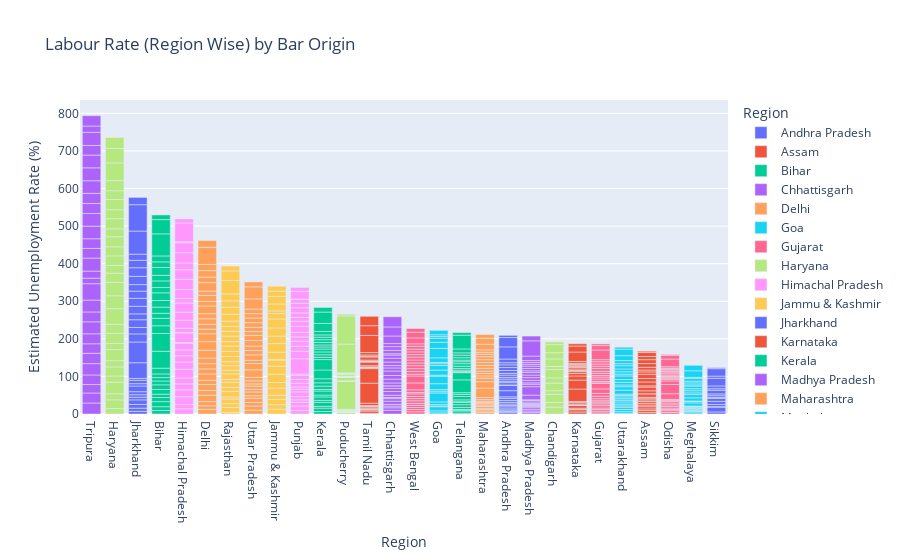

Notebook code for this chart:
### Code cell
labour = px.bar(df,x=x,y=y,color='Region',title='Labour Rate (Region Wise) by Bar Origin',template='plotly')
labour.update_layout(xaxis={'categoryorder':'total descending'})
labour.show()

### Figure 1 — Plotly figure (JSON) as saved in the notebook; plotly's stock layout.template omitted (floating-point values rounded to 4 significant figures)
{"data": [{"hovertemplate": "Region=%{x}<br> Estimated Unemployment Rate (%)=%{y}<extra></extra>", "legendgroup": "Andhra Pradesh", "marker": {"color": "#636efa", "pattern": {"shape": ""}}, "name": "Andhra Pradesh", "orientation": "v", "showlegend": true, "textposition": "auto", "type": "bar", "x": ["Andhra Pradesh", "Andhra Pradesh", "Andhra Pradesh", "Andhra Pradesh", "Andhra Pradesh", "Andhra Pradesh", "Andhra Pradesh", "Andhra Pradesh", "Andhra Pradesh", "Andhra Pradesh", "Andhra Pradesh", "Andhra Pradesh", "Andhra Pradesh", "Andhra Pradesh", "Andhra Pradesh", "Andhra Pradesh", "Andhra Pradesh", "Andhra Pradesh", "Andhra Pradesh", "Andhra Pradesh", "Andhra Pradesh", "Andhra Pradesh", "Andhra Pradesh", "Andhra Pradesh", "Andhra Pradesh", "Andhra Pradesh", "Andhra Pradesh", "Andhra Pradesh"], "xaxis": "x", "y": [3.65, 3.05, 3.75, 3.32, 5.17, 3.52, 4.12, 4.38, 4.84, 5.91, 4.06, 16.29, 14.46, 0.85, 6.09, 3.8, 5.64, 4.61, 6.01, 4.7, 7.54, 7.88, 7.11, 5.66, 9.88, 32.3, 24.91, 5.86], "yaxis": "y"}, {"hovertemplate": "Region=%{x}<br> Estimated Unemployment Rate (%)=%{y}<extra></extra>", "legendgroup": "Assam", "marker": {"color": "#EF553B", "pattern": {"shape": ""}}, "name": "Assam", "orientation": "v", "showlegend": true, "textposition": "auto", "type": "bar", "x": ["Assam", "Assam", "Assam", "Assam", "Assam", "Assam", "Assam", "Assam", "Assam", "Assam", "Assam", "Assam", "Assam", "Assam", "Assam", "Assam", "Assam", "Assam", "Assam", "Assam", "Assam", "Assam", "Assam", "Assam", "Assam", "Assam"], "xaxis": "x", "y": [4.29, 5.08, 4.26, 5.79, 4.46, 4.65, 4.66, 4.29, 3.26, 3.77, 9.38, 0.0, 7.87, 9.89, 3.21, 10.39, 9.26, 11.17, 6.31, 5.02, 7.24, 9.98, 10.34, 8.37, 10.77, 3.42], "yaxis": "y"}, {"hovertemplate": "Region=%{x}<br> Estimated Unemployment Rate (%)=%{y}<extra></extra>", "legendgroup": "Bihar", "marker": {"color": "#00cc96", "pattern": {"shape": ""}}, "name": "Bihar", "orientation": "v", "showlegend": true, "textposition": "auto", "type": "bar", "x": ["Bihar", "Bihar", "Bihar", "Bihar", "Bihar", "Bihar", "Bihar", "Bihar", "Bihar", "Bihar", "Bihar", "Bihar", "Bihar", "Bihar", "Bihar", "Bihar", "Bihar", "Bihar", "Bihar", "Bihar", "Bihar", "Bihar", "Bihar", "Bihar", "Bihar", "Bihar", "Bihar", "Bihar"], "xaxis": "x", "y": [9.27, 10.2, 13.44, 11.0, 8.87, 12.47, 12.4, 10.16, 9.13, 9.61, 15.39, 45.09, 47.26, 20.49, 19.9, 13.29, 16.41, 17.66, 20.46, 14.06, 17.62, 14.91, 20.69, 15.11, 15.73, 58.77, 37.87, 12.45], "yaxis": "y"}, {"hovertemplate": "Region=%{x}<br> Estimated Unemployment Rate (%)=%{y}<extra></extra>", "legendgroup": "Chhattisgarh", "marker": {"color": "#ab63fa", "pattern": {"shape": ""}}, "name": "Chhattisgarh", "orientation": "v", "showlegend": true, "textposition": "auto", "type": "bar", "x": ["Chhattisgarh", "Chhattisgarh", "Chhattisgarh", "Chhattisgarh", "Chhattisgarh", "Chhattisgarh", "Chhattisgarh", "Chhattisgarh", "Chhattisgarh", "Chhattisgarh", "Chhattisgarh", "Chhattisgarh", "Chhattisgarh", "Chhattisgarh", "Chhattisgarh", "Chhattisgarh", "Chhattisgarh", "Chhattisgarh", "Chhattisgarh", "Chhattisgarh", "Chhattisgarh", "Chhattisgarh", "Chhattisgarh", "Chhattisgarh", "Chhattisgarh", "Chhattisgarh", "Chhattisgarh", "Chhattisgarh"], "xaxis": "x", "y": [9.82, 6.76, 4.54, 4.64, 8.33, 6.96, 2.77, 6.11, 9.89, 7.89, 7.31, 0.0, 7.64, 10.14, 9.77, 11.77, 8.17, 6.29, 9.46, 10.27, 8.32, 3.57, 9.01, 9.79, 8.21, 20.13, 24.1, 27.07], "yaxis": "y"}, {"hovertemplate": "Region=%{x}<br> Estimated Unemployment Rate (%)=%{y}<extra></extra>", "legendgroup": "Delhi", "marker": {"color": "#FFA15A", "pattern": {"shape": ""}}, "name": "Delhi", "orientation": "v", "showlegend": true, "textposition": "auto", "type": "bar", "x": ["Delhi", "Delhi", "Delhi", "Delhi", "Delhi", "Delhi", "Delhi", "Delhi", "Delhi", "Delhi", "Delhi", "Delhi", "Delhi", "Delhi", "Delhi", "Delhi", "Delhi", "Delhi", "Delhi", "Delhi", "Delhi", "Delhi", "Delhi", "Delhi", "Delhi", "Delhi", "Delhi", "Delhi"], "xaxis": "x", "y": [12.56, 9.33, 11.07, 17.18, 12.5, 15.84, 11.11, 16.97, 13.48, 13.81, 15.18, 20.69, 22.76, 21.14, 12.31, 12.76, 14.68, 13.52, 20.59, 12.41, 16.11, 11.07, 22.45, 14.86, 17.09, 16.51, 45.78, 18.11], "yaxis": "y"}, {"hovertemplate": "Region=%{x}<br> Estimated Unemployment Rate (%)=%{y}<extra></extra>", "legendgroup": "Goa", "marker": {"color": "#19d3f3", "pattern": {"shape": ""}}, "name": "Goa", "orientation": "v", "showlegend": true, "textposition": "auto", "type": "bar", "x": ["Goa", "Goa", "Goa", "Goa", "Goa", "Goa", "Goa", "Goa", "Goa", "Goa", "Goa", "Goa", "Goa", "Goa", "Goa", "Goa", "Goa", "Goa", "Goa", "Goa", "Goa", "Goa", "Goa", "Goa"], "xaxis": "x", "y": [2.91, 5.45, 10.98, 1.98, 3.61, 7.21, 23.71, 3.54, 5.38, 0.0, 15.91, 20.0, 2.75, 13.33, 12.28, 4.9, 3.16, 12.31, 25.2, 16.22, 10.92, 4.31, 4.76, 11.76], "yaxis": "y"}, {"hovertemplate": "Region=%{x}<br> Estimated Unemployment Rate (%)=%{y}<extra></extra>", "legendgroup": "Gujarat", "marker": {"color": "#FF6692", "pattern": {"shape": ""}}, "name": "Gujarat", "orientation": "v", "showlegend": true, "textposition": "auto", "type": "bar", "x": ["Gujarat", "Gujarat", "Gujarat", "Gujarat", "Gujarat", "Gujarat", "Gujarat", "Gujarat", "Gujarat", "Gujarat", "Gujarat", "Gujarat", "Gujarat", "Gujarat", "Gujarat", "Gujarat", "Gujarat", "Gujarat", "Gujarat", "Gujarat", "Gujarat", "Gujarat", "Gujarat", "Gujarat", "Gujarat", "Gujarat", "Gujarat", "Gujarat"], "xaxis": "x", "y": [2.88, 4.77, 4.58, 3.7, 6.29, 4.91, 4.68, 3.46, 5.35, 6.64, 7.59, 12.0, 14.58, 1.41, 4.09, 6.31, 5.15, 4.2, 5.96, 5.45, 7.53, 5.71, 5.82, 6.04, 5.39, 25.94, 11.62, 4.54], "yaxis": "y"}, {"hovertemplate": "Region=%{x}<br> Estimated Unemployment Rate (%)=%{y}<extra></extra>", "legendgroup": "Haryana", "marker": {"color": "#B6E880", "pattern": {"shape": ""}}, "name": "Haryana", "orientation": "v", "showlegend": true, "textposition": "auto", "type": "bar", "x": ["Haryana", "Haryana", "Haryana", "Haryana", "Haryana", "Haryana", "Haryana", "Haryana", "Haryana", "Haryana", "Haryana", "Haryana", "Haryana", "Haryana", "Haryana", "Haryana", "Haryana", "Haryana", "Haryana", "Haryana", "Haryana", "Haryana", "Haryana", "Haryana", "Haryana", "Haryana", "Haryana", "Haryana"], "xaxis": "x", "y": [14.54, 23.08, 16.22, 30.94, 16.36, 24.17, 16.59, 29.56, 16.21, 27.19, 23.92, 41.61, 34.22, 35.57, 24.67, 20.42, 25.45, 24.19, 26.84, 21.04, 27.06, 23.65, 27.24, 23.29, 27.14, 46.89, 38.46, 29.41], "yaxis": "y"}, {"hovertemplate": "Region=%{x}<br> Estimated Unemployment Rate (%)=%{y}<extra></extra>", "legendgroup": "Himachal Pradesh", "marker": {"color": "#FF97FF", "pattern": {"shape": ""}}, "name": "Himachal Pradesh", "orientation": "v", "showlegend": true, "textposition": "auto", "type": "bar", "x": ["Himachal Pradesh", "Himachal Pradesh", "Himachal Pradesh", "Himachal Pradesh", "Himachal Pradesh", "Himachal Pradesh", "Himachal Pradesh", "Himachal Pradesh", "Himachal Pradesh", "Himachal Pradesh", "Himachal Pradesh", "Himachal Pradesh", "Himachal Pradesh", "Himachal Pradesh", "Himachal Pradesh", "Himachal Pradesh", "Himachal Pradesh", "Himachal Pradesh", "Himachal Pradesh", "Himachal Pradesh", "Himachal Pradesh", "Himachal Pradesh", "Himachal Pradesh", "Himachal Pradesh", "Himachal Pradesh", "Himachal Pradesh", "Himachal Pradesh", "Himachal Pradesh"], "xaxis": "x", "y": [13.68, 11.43, 20.59, 18.56, 15.98, 15.81, 22.86, 19.46, 16.67, 15.42, 17.71, 2.13, 25.64, 1.12, 10.88, 21.43, 21.51, 24.48, 12.0, 23.77, 27.27, 25.32, 18.15, 27.31, 26.44, 2.7, 50.0, 10.81], "yaxis": "y"}, {"hovertemplate": "Region=%{x}<br> Estimated Unemployment Rate (%)=%{y}<extra></extra>", "legendgroup": "Jammu & Kashmir", "marker": {"color": "#FECB52", "pattern": {"shape": ""}}, "name": "Jammu & Kashmir", "orientation": "v", "showlegend": true, "textposition": "auto", "type": "bar", "x": ["Jammu & Kashmir", "Jammu & Kashmir", "Jammu & Kashmir", "Jammu & Kashmir", "Jammu & Kashmir", "Jammu & Kashmir", "Jammu & Kashmir", "Jammu & Kashmir", "Jammu & Kashmir", "Jammu & Kashmir", "Jammu & Kashmir", "Jammu & Kashmir", "Jammu & Kashmir", "Jammu & Kashmir", "Jammu & Kashmir", "Jammu & Kashmir", "Jammu & Kashmir", "Jammu & Kashmir", "Jammu & Kashmir", "Jammu & Kashmir", "Jammu & Kashmir"], "xaxis": "x", "y": [12.78, 12.09, 13.67, 11.32, 19.27, 14.73, 22.19, 21.23, 16.0, 2.22, 18.97, 23.04, 19.88, 21.55, 24.06, 14.29, 7.02, 18.54, 19.86, 14.29, 12.96], "yaxis": "y"}, {"hovertemplate": "Region=%{x}<br> Estimated Unemployment Rate (%)=%{y}<extra></extra>", "legendgroup": "Jharkhand", "marker": {"color": "#636efa", "pattern": {"shape": ""}}, "name": "Jharkhand", "orientation": "v", "showlegend": true, "textposition": "auto", "type": "bar", "x": ["Jharkhand", "Jharkhand", "Jharkhand", "Jharkhand", "Jharkhand", "Jharkhand", "Jharkhand", "Jharkhand", "Jharkhand", "Jharkhand", "Jharkhand", "Jharkhand", "Jharkhand", "Jharkhand", "Jharkhand", "Jharkhand", "Jharkhand", "Jharkhand", "Jharkhand", "Jharkhand", "Jharkhand", "Jharkhand", "Jharkhand", "Jharkhand", "Jharkhand", "Jharkhand", "Jharkhand", "Jharkhand"], "xaxis": "x", "y": [7.11, 8.46, 9.98, 12.06, 7.12, 6.57, 8.07, 15.15, 6.16, 9.06, 5.01, 41.72, 55.1, 21.53, 17.23, 20.51, 15.67, 20.25, 21.16, 19.05, 17.34, 22.01, 22.96, 19.67, 16.4, 61.48, 70.17, 19.38], "yaxis": "y"}, {"hovertemplate": "Region=%{x}<br> Estimated Unemployment Rate (%)=%{y}<extra></extra>", "legendgroup": "Karnataka", "marker": {"color": "#EF553B", "pattern": {"shape": ""}}, "name": "Karnataka", "orientation": "v", "showlegend": true, "textposition": "auto", "type": "bar", "x": ["Karnataka", "Karnataka", "Karnataka", "Karnataka", "Karnataka", "Karnataka", "Karnataka", "Karnataka", "Karnataka", "Karnataka", "Karnataka", "Karnataka", "Karnataka", "Karnataka", "Karnataka", "Karnataka", "Karnataka", "Karnataka", "Karnataka", "Karnataka", "Karnataka", "Karnataka", "Karnataka", "Karnataka", "Karnataka", "Karnataka", "Karnataka", "Karnataka"], "xaxis": "x", "y": [5.46, 5.98, 0.52, 0.37, 3.2, 7.13, 1.19, 0.41, 2.57, 4.11, 2.39, 33.17, 23.72, 10.92, 6.56, 5.0, 2.29, 1.27, 3.57, 3.87, 3.44, 1.56, 3.31, 2.88, 4.92, 25.12, 15.88, 6.12], "yaxis": "y"}, {"hovertemplate": "Region=%{x}<br> Estimated Unemployment Rate (%)=%{y}<extra></extra>", "legendgroup": "Kerala", "marker": {"color": "#00cc96", "pattern": {"shape": ""}}, "name": "Kerala", "orientation": "v", "showlegend": true, "textposition": "auto", "type": "bar", "x": ["Kerala", "Kerala", "Kerala", "Kerala", "Kerala", "Kerala", "Kerala", "Kerala", "Kerala", "Kerala", "Kerala", "Kerala", "Kerala", "Kerala", "Kerala", "Kerala", "Kerala", "Kerala", "Kerala", "Kerala", "Kerala", "Kerala", "Kerala", "Kerala", "Kerala", "Kerala", "Kerala", "Kerala"], "xaxis": "x", "y": [6.63, 9.0, 4.95, 10.32, 5.35, 9.14, 5.0, 10.77, 4.11, 8.91, 8.85, 10.71, 23.38, 27.66, 6.11, 6.67, 7.58, 7.69, 5.52, 5.35, 6.71, 7.31, 6.65, 6.08, 9.14, 21.43, 30.28, 12.17], "yaxis": "y"}, {"hovertemplate": "Region=%{x}<br> Estimated Unemployment Rate (%)=%{y}<extra></extra>", "legendgroup": "Madhya Pradesh", "marker": {"color": "#ab63fa", "pattern": {"shape": ""}}, "name": "Madhya Pradesh", "orientation": "v", "showlegend": true, "textposition": "auto", "type": "bar", "x": ["Madhya Pradesh", "Madhya Pradesh", "Madhya Pradesh", "Madhya Pradesh", "Madhya Pradesh", "Madhya Pradesh", "Madhya Pradesh", "Madhya Pradesh", "Madhya Pradesh", "Madhya Pradesh", "Madhya Pradesh", "Madhya Pradesh", "Madhya Pradesh", "Madhya Pradesh", "Madhya Pradesh", "Madhya Pradesh", "Madhya Pradesh", "Madhya Pradesh", "Madhya Pradesh", "Madhya Pradesh", "Madhya Pradesh", "Madhya Pradesh", "Madhya Pradesh", "Madhya Pradesh", "Madhya Pradesh", "Madhya Pradesh", "Madhya Pradesh", "Madhya Pradesh"], "xaxis": "x", "y": [3.63, 4.25, 3.92, 4.94, 3.08, 2.98, 2.72, 2.94, 3.66, 4.42, 1.19, 12.5, 22.46, 6.46, 3.91, 6.38, 7.38, 6.82, 7.0, 4.4, 6.06, 6.2, 5.17, 4.96, 4.8, 11.94, 40.49, 12.72], "yaxis": "y"}, {"hovertemplate": "Region=%{x}<br> Estimated Unemployment Rate (%)=%{y}<extra></extra>", "legendgroup": "Maharashtra", "marker": {"color": "#FFA15A", "pattern": {"shape": ""}}, "name": "Maharashtra", "orientation": "v", "showlegend": true, "textposition": "auto", "type": "bar", "x": ["Maharashtra", "Maharashtra", "Maharashtra", "Maharashtra", "Maharashtra", "Maharashtra", "Maharashtra", "Maharashtra", "Maharashtra", "Maharashtra", "Maharashtra", "Maharashtra", "Maharashtra", "Maharashtra", "Maharashtra", "Maharashtra", "Maharashtra", "Maharashtra", "Maharashtra", "Maharashtra", "Maharashtra", "Maharashtra", "Maharashtra", "Maharashtra", "Maharashtra", "Maharashtra", "Maharashtra", "Maharashtra"], "xaxis": "x", "y": [3.67, 4.34, 3.66, 3.76, 4.4, 3.81, 3.68, 3.03, 3.8, 4.24, 5.38, 25.28, 16.89, 9.4, 6.08, 6.46, 6.35, 7.57, 7.6, 7.51, 7.6, 7.83, 6.67, 5.34, 6.34, 14.99, 15.92, 10.01], "yaxis": "y"}, {"hovertemplate": "Region=%{x}<br> Estimated Unemployment Rate (%)=%{y}<extra></extra>", "legendgroup": "Meghalaya", "marker": {"color": "#19d3f3", "pattern": {"shape": ""}}, "name": "Meghalaya", "orientation": "v", "showlegend": true, "textposition": "auto", "type": "bar", "x": ["Meghalaya", "Meghalaya", "Meghalaya", "Meghalaya", "Meghalaya", "Meghalaya", "Meghalaya", "Meghalaya", "Meghalaya", "Meghalaya", "Meghalaya", "Meghalaya", "Meghalaya", "Meghalaya", "Meghalaya", "Meghalaya", "Meghalaya", "Meghalaya", "Meghalaya", "Meghalaya", "Meghalaya", "Meghalaya", "Meghalaya", "Meghalaya", "Meghalaya", "Meghalaya", "Meghalaya"], "xaxis": "x", "y": [3.16, 4.23, 1.03, 0.52, 0.24, 3.7, 1.5, 1.8, 0.97, 2.76, 1.28, 8.38, 3.73, 1.35, 8.4, 8.66, 4.43, 5.8, 5.3, 7.2, 3.02, 5.21, 4.76, 7.37, 2.8, 17.39, 14.58], "yaxis": "y"}, {"hovertemplate": "Region=%{x}<br> Estimated Unemployment Rate (%)=%{y}<extra></extra>", "legendgroup": "Odisha", "marker": {"color": "#FF6692", "pattern": {"shape": ""}}, "name": "Odisha", "orientation": "v", "showlegend": true, "textposition": "auto", "type": "bar", "x": ["Odisha", "Odisha", "Odisha", "Odisha", "Odisha", "Odisha", "Odisha", "Odisha", "Odisha", "Odisha", "Odisha", "Odisha", "Odisha", "Odisha", "Odisha", "Odisha", "Odisha", "Odisha", "Odisha", "Odisha", "Odisha", "Odisha", "Odisha", "Odisha", "Odisha", "Odisha", "Odisha", "Odisha"], "xaxis": "x", "y": [4.17, 4.71, 3.31, 3.68, 4.31, 4.28, 4.72, 4.67, 1.81, 3.31, 15.09, 24.48, 9.45, 4.59, 2.95, 2.63, 1.78, 3.5, 3.78, 4.5, 2.23, 3.36, 2.28, 2.19, 3.96, 20.5, 10.0, 2.18], "yaxis": "y"}, {"hovertemplate": "Region=%{x}<br> Estimated Unemployment Rate (%)=%{y}<extra></extra>", "legendgroup": "Puducherry", "marker": {"color": "#B6E880", "pattern": {"shape": ""}}, "name": "Puducherry", "orientation": "v", "showlegend": true, "textposition": "auto", "type": "bar", "x": ["Puducherry", "Puducherry", "Puducherry", "Puducherry", "Puducherry", "Puducherry", "Puducherry", "Puducherry", "Puducherry", "Puducherry", "Puducherry", "Puducherry", "Puducherry", "Puducherry", "Puducherry", "Puducherry", "Puducherry", "Puducherry", "Puducherry", "Puducherry", "Puducherry", "Puducherry", "Puducherry", "Puducherry", "Puducherry", "Puducherry"], "xaxis": "x", "y": [0.0, 0.0, 0.0, 4.85, 0.0, 1.18, 0.0, 1.99, 0.58, 1.74, 2.31, 74.51, 1.25, 0.0, 0.0, 8.95, 1.22, 1.17, 1.37, 5.21, 0.57, 1.78, 0.62, 76.74, 75.0, 4.55], "yaxis": "y"}, {"hovertemplate": "Region=%{x}<br> Estimated Unemployment Rate (%)=%{y}<extra></extra>", "legendgroup": "Punjab", "marker": {"color": "#FF97FF", "pattern": {"shape": ""}}, "name": "Punjab", "orientation": "v", "showlegend": true, "textposition": "auto", "type": "bar", "x": ["Punjab", "Punjab", "Punjab", "Punjab", "Punjab", "Punjab", "Punjab", "Punjab", "Punjab", "Punjab", "Punjab", "Punjab", "Punjab", "Punjab", "Punjab", "Punjab", "Punjab", "Punjab", "Punjab", "Punjab", "Punjab", "Punjab", "Punjab", "Punjab", "Punjab", "Punjab", "Punjab", "Punjab"], "xaxis": "x", "y": [9.17, 12.21, 9.64, 6.69, 8.59, 12.56, 7.07, 6.13, 9.69, 10.41, 10.51, 3.69, 40.59, 20.0, 13.49, 13.17, 11.61, 11.99, 15.69, 13.75, 10.39, 11.97, 13.68, 11.99, 9.97, 1.13, 20.54, 10.55], "yaxis": "y"}, {"hovertemplate": "Region=%{x}<br> Estimated Unemployment Rate (%)=%{y}<extra></extra>", "legendgroup": "Rajasthan", "marker": {"color": "#FECB52", "pattern": {"shape": ""}}, "name": "Rajasthan", "orientation": "v", "showlegend": true, "textposition": "auto", "type": "bar", "x": ["Rajasthan", "Rajasthan", "Rajasthan", "Rajasthan", "Rajasthan", "Rajasthan", "Rajasthan", "Rajasthan", "Rajasthan", "Rajasthan", "Rajasthan", "Rajasthan", "Rajasthan", "Rajasthan", "Rajasthan", "Rajasthan", "Rajasthan", "Rajasthan", "Rajasthan", "Rajasthan", "Rajasthan", "Rajasthan", "Rajasthan", "Rajasthan", "Rajasthan", "Rajasthan", "Rajasthan", "Rajasthan"], "xaxis": "x", "y": [4.03, 13.7, 9.7, 12.5, 5.45, 14.66, 10.47, 13.96, 8.0, 14.48, 9.47, 12.25, 10.45, 13.86, 13.62, 14.36, 11.67, 14.71, 12.63, 13.02, 14.3, 18.04, 18.82, 17.02, 18.54, 35.53, 25.35, 13.04], "yaxis": "y"}, {"hovertemplate": "Region=%{x}<br> Estimated Unemployment Rate (%)=%{y}<extra></extra>", "legendgroup": "Sikkim", "marker": {"color": "#636efa", "pattern": {"shape": ""}}, "name": "Sikkim", "orientation": "v", "showlegend": true, "textposition": "auto", "type": "bar", "x": ["Sikkim", "Sikkim", "Sikkim", "Sikkim", "Sikkim", "Sikkim", "Sikkim", "Sikkim", "Sikkim", "Sikkim", "Sikkim", "Sikkim", "Sikkim", "Sikkim", "Sikkim", "Sikkim", "Sikkim"], "xaxis": "x", "y": [5.48, 13.11, 1.0, 0.0, 5.81, 8.2, 7.76, 2.56, 4.82, 4.81, 9.68, 4.04, 7.37, 20.45, 5.77, 19.75, 2.63], "yaxis": "y"}, {"hovertemplate": "Region=%{x}<br> Estimated Unemployment Rate (%)=%{y}<extra></extra>", "legendgroup": "Tamil Nadu", "marker": {"color": "#EF553B", "pattern": {"shape": ""}}, "name": "Tamil Nadu", "orientation": "v", "showlegend": true, "textposition": "auto", "type": "bar", "x": ["Tamil Nadu", "Tamil Nadu", "Tamil Nadu", "Tamil Nadu", "Tamil Nadu", "Tamil Nadu", "Tamil Nadu", "Tamil Nadu", "Tamil Nadu", "Tamil Nadu", "Tamil Nadu", "Tamil Nadu", "Tamil Nadu", "Tamil Nadu", "Tamil Nadu", "Tamil Nadu", "Tamil Nadu", "Tamil Nadu", "Tamil Nadu", "Tamil Nadu", "Tamil Nadu", "Tamil Nadu", "Tamil Nadu", "Tamil Nadu", "Tamil Nadu", "Tamil Nadu", "Tamil Nadu", "Tamil Nadu"], "xaxis": "x", "y": [0.97, 0.92, 6.01, 2.91, 1.71, 1.46, 2.46, 3.73, 1.18, 1.17, 6.36, 53.19, 38.73, 2.06, 0.89, 1.56, 3.18, 9.53, 1.86, 1.13, 2.65, 8.05, 2.05, 3.31, 6.46, 45.55, 25.95, 24.93], "yaxis": "y"}, {"hovertemplate": "Region=%{x}<br> Estimated Unemployment Rate (%)=%{y}<extra></extra>", "legendgroup": "Telangana", "marker": {"color": "#00cc96", "pattern": {"shape": ""}}, "name": "Telangana", "orientation": "v", "showlegend": true, "textposition": "auto", "type": "bar", "x": ["Telangana", "Telangana", "Telangana", "Telangana", "Telangana", "Telangana", "Telangana", "Telangana", "Telangana", "Telangana", "Telangana", "Telangana", "Telangana", "Telangana", "Telangana", "Telangana", "Telangana", "Telangana", "Telangana", "Telangana", "Telangana", "Telangana", "Telangana", "Telangana", "Telangana", "Telangana", "Telangana", "Telangana"], "xaxis": "x", "y": [2.23, 5.92, 2.45, 1.4, 5.49, 7.29, 6.47, 1.35, 5.02, 9.02, 5.63, 4.51, 34.01, 19.3, 1.52, 1.43, 3.73, 4.19, 6.19, 6.74, 5.23, 4.22, 6.49, 6.74, 6.1, 10.5, 36.57, 6.92], "yaxis": "y"}, {"hovertemplate": "Region=%{x}<br> Estimated Unemployment Rate (%)=%{y}<extra></extra>", "legendgroup": "Tripura", "marker": {"color": "#ab63fa", "pattern": {"shape": ""}}, "name": "Tripura", "orientation": "v", "showlegend": true, "textposition": "auto", "type": "bar", "x": ["Tripura", "Tripura", "Tripura", "Tripura", "Tripura", "Tripura", "Tripura", "Tripura", "Tripura", "Tripura", "Tripura", "Tripura", "Tripura", "Tripura", "Tripura", "Tripura", "Tripura", "Tripura", "Tripura", "Tripura", "Tripura", "Tripura", "Tripura", "Tripura", "Tripura", "Tripura", "Tripura", "Tripura"], "xaxis": "x", "y": [29.25, 26.64, 22.47, 25.49, 30.23, 27.54, 25.25, 26.53, 31.91, 26.22, 31.61, 43.64, 14.71, 18.84, 34.69, 25.59, 25.81, 33.45, 33.57, 26.67, 27.15, 33.48, 34.37, 33.88, 25.69, 34.88, 16.78, 27.47], "yaxis": "y"}, {"hovertemplate": "Region=%{x}<br> Estimated Unemployment Rate (%)=%{y}<extra></extra>", "legendgroup": "Uttar Pradesh", "marker": {"color": "#FFA15A", "pattern": {"shape": ""}}, "name": "Uttar Pradesh", "orientation": "v", "showlegend": true, "textposition": "auto", "type": "bar", "x": ["Uttar Pradesh", "Uttar Pradesh", "Uttar Pradesh", "Uttar Pradesh", "Uttar Pradesh", "Uttar Pradesh", "Uttar Pradesh", "Uttar Pradesh", "Uttar Pradesh", "Uttar Pradesh", "Uttar Pradesh", "Uttar Pradesh", "Uttar Pradesh", "Uttar Pradesh", "Uttar Pradesh", "Uttar Pradesh", "Uttar Pradesh", "Uttar Pradesh", "Uttar Pradesh", "Uttar Pradesh", "Uttar Pradesh", "Uttar Pradesh", "Uttar Pradesh", "Uttar Pradesh", "Uttar Pradesh", "Uttar Pradesh", "Uttar Pradesh", "Uttar Pradesh"], "xaxis": "x", "y": [10.26, 11.13, 9.19, 11.47, 6.45, 10.18, 6.94, 8.43, 6.06, 8.12, 9.37, 19.92, 16.89, 8.51, 14.4, 11.62, 11.8, 14.73, 13.58, 10.35, 11.31, 12.37, 12.34, 11.65, 12.32, 26.94, 32.06, 13.05], "yaxis": "y"}, {"hovertemplate": "Region=%{x}<br> Estimated Unemployment Rate (%)=%{y}<extra></extra>", "legendgroup": "Uttarakhand", "marker": {"color": "#19d3f3", "pattern": {"shape": ""}}, "name": "Uttarakhand", "orientation": "v", "showlegend": true, "textposition": "auto", "type": "bar", "x": ["Uttarakhand", "Uttarakhand", "Uttarakhand", "Uttarakhand", "Uttarakhand", "Uttarakhand", "Uttarakhand", "Uttarakhand", "Uttarakhand", "Uttarakhand", "Uttarakhand", "Uttarakhand", "Uttarakhand", "Uttarakhand", "Uttarakhand", "Uttarakhand", "Uttarakhand", "Uttarakhand", "Uttarakhand", "Uttarakhand", "Uttarakhand", "Uttarakhand", "Uttarakhand", "Uttarakhand", "Uttarakhand", "Uttarakhand", "Uttarakhand"], "xaxis": "x", "y": [1.63, 4.65, 5.74, 6.11, 3.47, 4.83, 5.56, 4.52, 4.17, 4.85, 3.66, 3.57, 10.71, 9.17, 4.69, 6.94, 7.43, 9.62, 4.72, 6.34, 7.39, 8.92, 5.28, 8.15, 13.18, 17.36, 5.08], "yaxis": "y"}, {"hovertemplate": "Region=%{x}<br> Estimated Unemployment Rate (%)=%{y}<extra></extra>", "legendgroup": "West Bengal", "marker": {"color": "#FF6692", "pattern": {"shape": ""}}, "name": "West Bengal", "orientation": "v", "showlegend": true, "textposition": "auto", "type": "bar", "x": ["West Bengal", "West Bengal", "West Bengal", "West Bengal", "West Bengal", "West Bengal", "West Bengal", "West Bengal", "West Bengal", "West Bengal", "West Bengal", "West Bengal", "West Bengal", "West Bengal", "West Bengal", "West Bengal", "West Bengal", "West Bengal", "West Bengal", "West Bengal", "West Bengal", "West Bengal", "West Bengal", "West Bengal", "West Bengal", "West Bengal", "West Bengal", "West Bengal"], "xaxis": "x", "y": [6.02, 5.85, 5.62, 5.58, 5.26, 6.78, 5.83, 5.79, 6.79, 3.78, 7.02, 18.32, 18.43, 4.94, 7.25, 7.38, 7.91, 7.27, 7.79, 7.83, 6.61, 7.24, 7.27, 7.55, 6.67, 15.63, 15.22, 9.86], "yaxis": "y"}, {"hovertemplate": "Region=%{x}<br> Estimated Unemployment Rate (%)=%{y}<extra></extra>", "legendgroup": "Chandigarh", "marker": {"color": "#B6E880", "pattern": {"shape": ""}}, "name": "Chandigarh", "orientation": "v", "showlegend": true, "textposition": "auto", "type": "bar", "x": ["Chandigarh", "Chandigarh", "Chandigarh", "Chandigarh", "Chandigarh", "Chandigarh", "Chandigarh", "Chandigarh", "Chandigarh", "Chandigarh", "Chandigarh", "Chandigarh"], "xaxis": "x", "y": [18.35, 12.4, 21.8, 9.52, 20.14, 13.99, 22.05, 8.33, 20.0, 16.67, 21.43, 7.22], "yaxis": "y"}], "layout": {"barmode": "relative", "legend": {"title": {"text": "Region"}, "tracegroupgap": 0}, "title": {"text": "Labour Rate (Region Wise) by Bar Origin"}, "xaxis": {"anchor": "y", "categoryarray": ["Andhra Pradesh", "Assam", "Bihar", "Chhattisgarh", "Delhi", "Goa", "Gujarat", "Haryana", "Himachal Pradesh", "Jammu & Kashmir", "Jharkhand", "Karnataka", "Kerala", "Madhya Pradesh", "Maharashtra", "Meghalaya", "Odisha", "Puducherry", "Punjab", "Rajasthan", "Sikkim", "Tamil Nadu", "Telangana", "Tripura", "Uttar Pradesh", "Uttarakhand", "West Bengal", "Chandigarh"], "categoryorder": "total descending", "domain": [0, 1], "title": {"text": "Region"}}, "yaxis": {"anchor": "x", "domain": [0, 1], "title": {"text": " Estimated Unemployment Rate (%)"}}}}
